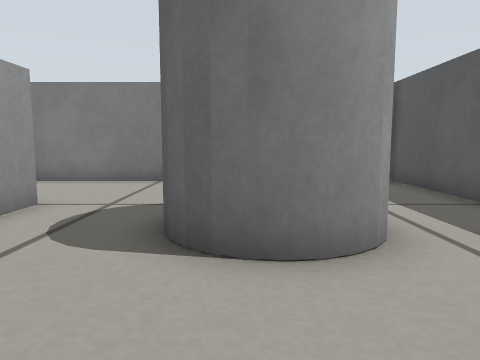
view 1 (above)

17 first-person views from a walk through a world built for the Gazebo simulator. The camera is 0.23 m above the floor, tilts 6° down and sees 70° across. The floor is counted in squares, 0.2 m on a side. Each view is taken from the middle of a square. On the plan, view 1 faces up. The plan holds only what a view shows up to about 14 squares ahead; the rest is blank.

view 2
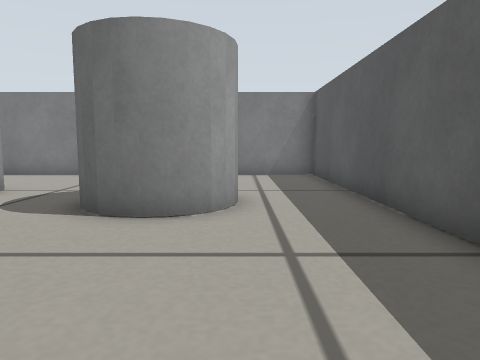

view 3
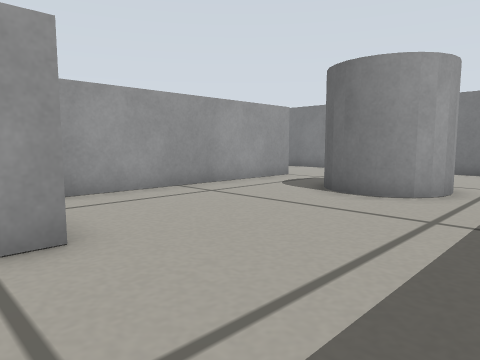

view 4
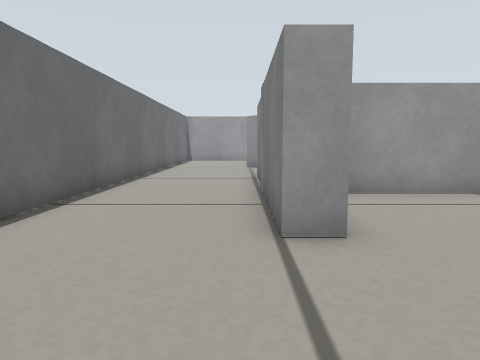

view 5
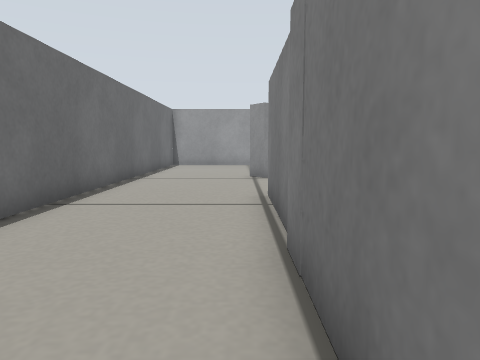

view 6
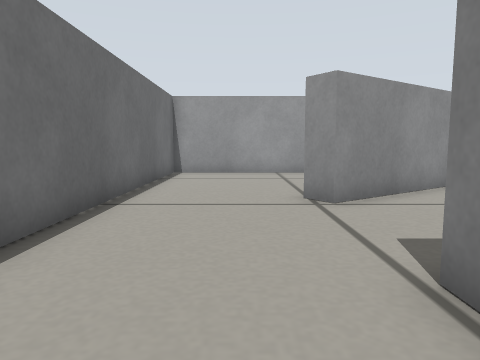

view 7
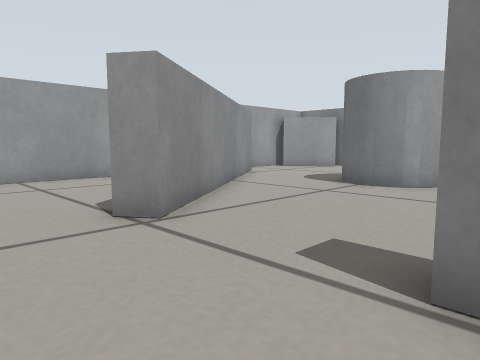

view 8
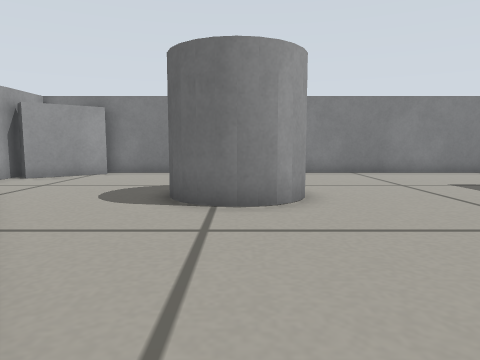

view 9
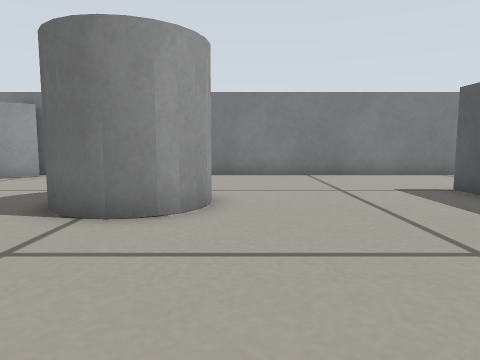

view 10
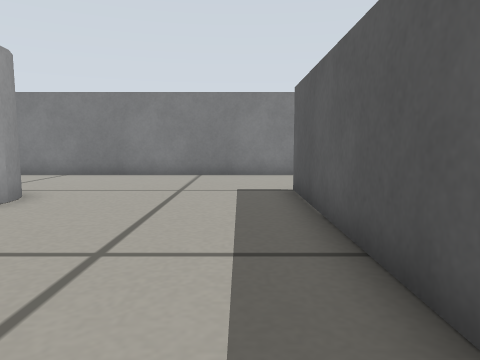

view 11
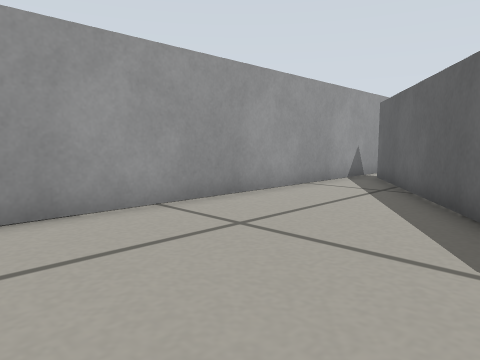

view 12
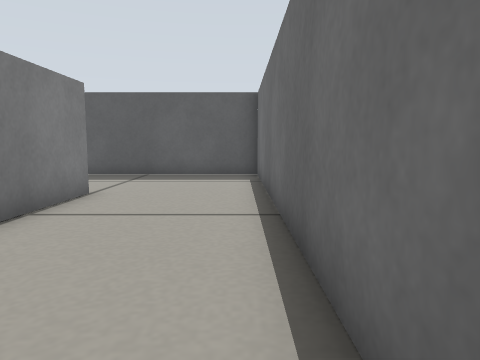

view 13
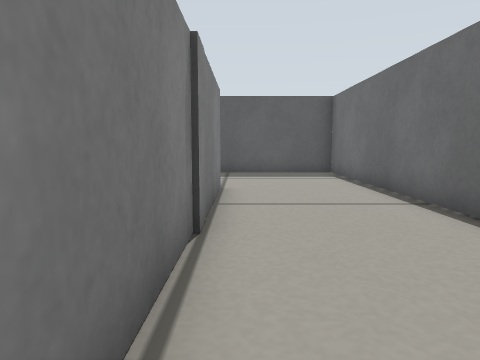

view 14
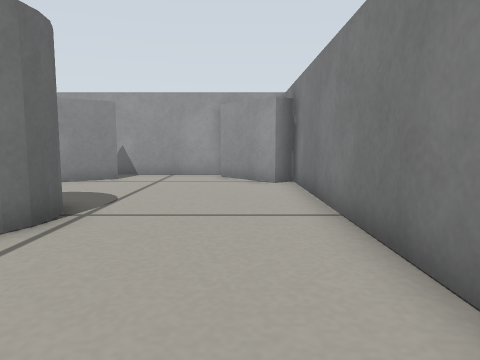

view 15
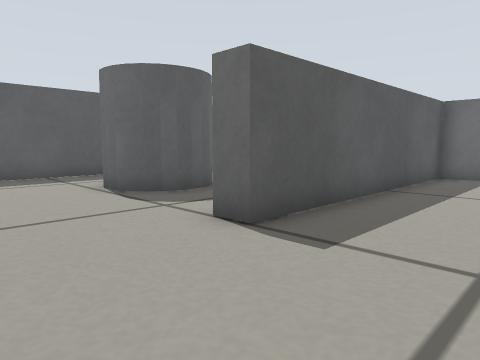

view 16
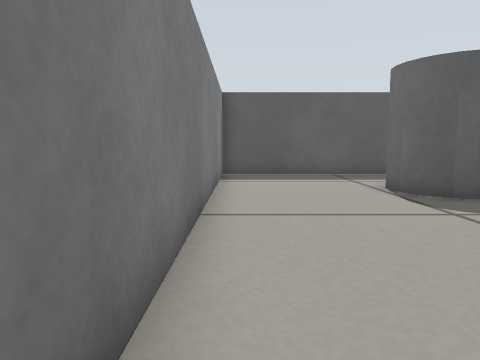

view 17
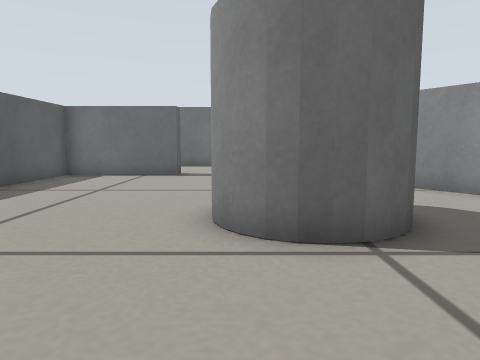

### Floor plan
Points are (right, up) in squares from view 1. A wall is a line through its corners. A room is listed if a view was taken in it or the views show most of it. See-through windows are left out.
Room 1 (views 1, 2, 3, 4, 5, 6, 7, 8, 9, 10, 11, 12, 13, 14, 15, 16, 17)
walls: (-0.1, -2.6) (-0.1, -3.4) (-8.7, -3.4) (-8.7, -2.6) (-4.7, -2.6) (-4.7, 6.5) (-3.9, 6.5) (-3.9, -1.5); (4.7, 1.7) (4.7, 10.6) (-17.6, 10.6); (-18.3, 5.1) (-12.5, -3.2) (-13.2, -3.7); (-14.5, -7.6) (4.7, -7.6) (4.7, -1.3); (-19.7, 9.1) (-19.7, 4.1)
ways out: opening at (-13.5, -5.5) to room 2; gap at (-19, 4) to room 2
objects: grey box (-19, 9) to (-17, 10); grey cylinder (-13, 3) to (-11, 6); grey cylinder (-1, 3) to (2, 6)
Room 2 (no view inside)
walls: (-15, -1.1) (-18.9, 4.5); (-19.7, 4.1) (-19.7, -7.6) (-14.5, -7.6)
ways out: opening at (-13.5, -5.5) to room 1; gap at (-19, 4) to room 1

Where each view was taken, in squares from view 1:
view 1: 0 up, 0 right, facing up
view 2: 2 down, 2 right, facing up
view 3: 4 down, 4 right, facing up-left
view 4: 4 down, 4 right, facing left
view 5: 4 down, 1 left, facing left
view 6: 5 down, 6 left, facing left
view 7: 6 down, 8 left, facing up-left
view 8: 3 down, 12 left, facing up
view 9: 2 down, 10 left, facing up
view 10: 2 down, 6 left, facing up
view 11: 7 down, 14 left, facing up-left
view 12: 7 down, 8 left, facing right
view 13: 4 down, 9 left, facing right
view 14: 9 up, 7 left, facing left
view 15: 10 up, 8 left, facing down-right
view 16: 10 up, 8 left, facing right
view 17: 10 up, 11 left, facing down
